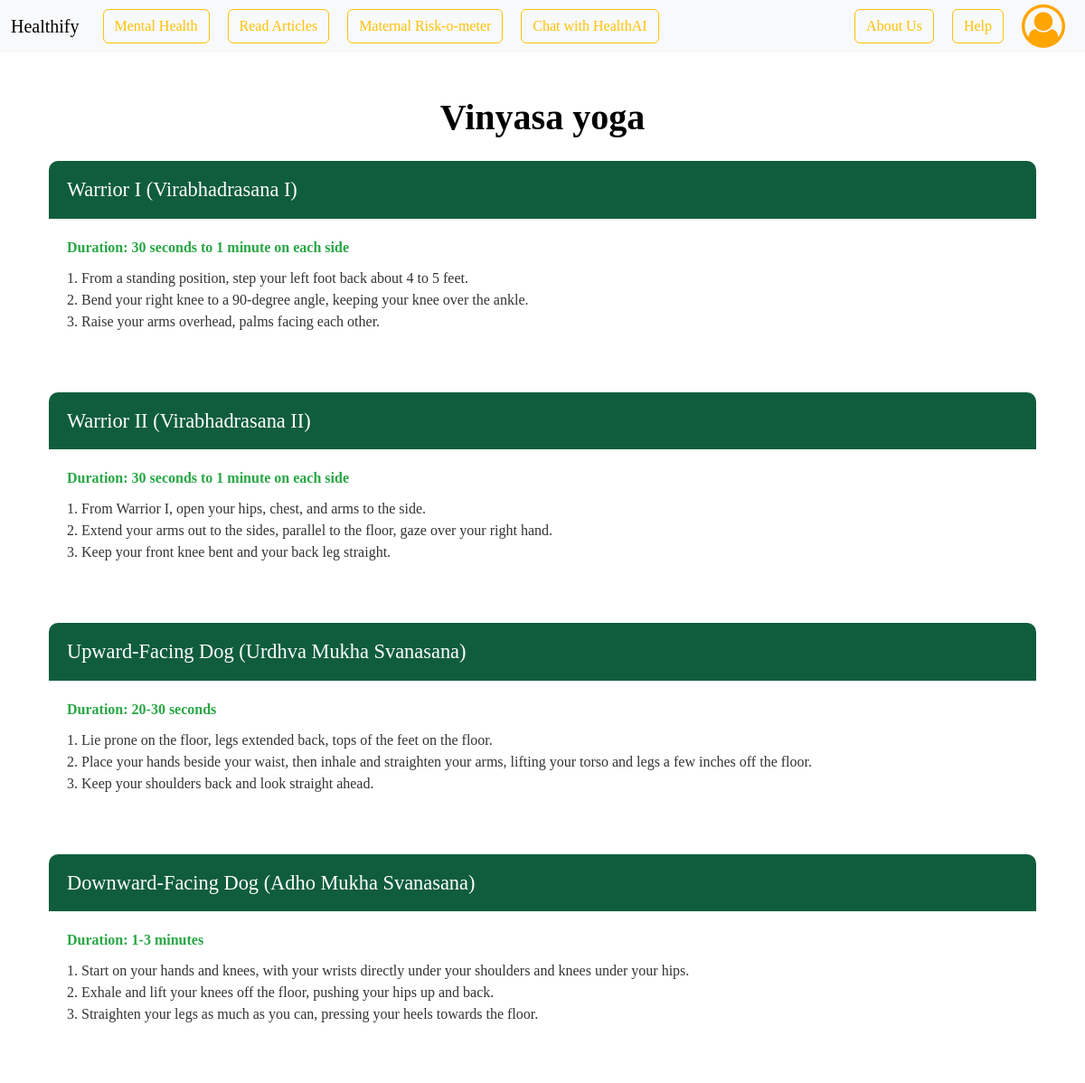
The app's page /seeYogaPose/2 (signed in) with its own data.
### models.py (models this page shows)
class Yoga(db.Model):
    __tablename__ = 'Yoga'
    id = db.Column(db.Integer, primary_key = True)
    name = db.Column(db.String(40), nullable = False)
    imagepath = db.Column(db.String(120), nullable = False)
    description = db.Column(db.String(120), nullable = False)

class yogaPoses(db.Model):
    __tablename__ = 'yogaPoses'
    id = db.Column(db.Integer, primary_key = True)
    posename = db.Column(db.String(30), nullable = False)
    duration = db.Column(db.String(30), nullable = False)
    steps = db.Column(db.String(200), nullable = True)
    yoga_id = db.Column(db.Integer, db.ForeignKey('Yoga.id'), nullable = False)

### routes.py (the view)
@app.route("/seeYogaPose/<int:sid>")
@auth_required
def seeYogaPose(sid):
    user = User.query.get(session["user_id"])
    discipline = Yoga.query.get(sid)
    poses = yogaPoses.query.filter_by(yoga_id= sid).all()
    img = "../static/icons/bg32.jpg"
    return render_template("poses.html", poses = poses, user = user, discipline = discipline, img = img)

### routes.py (called while the page is built)
def auth_required(func):
    @wraps(func)
    def inner(*args, **kwargs):
        if "user_id" not in session:
            flash("Login required.", 'danger')
            return redirect(url_for("login"))
        return func(*args, **kwargs)
    return inner

### templates/poses.html (shortened to what this page needs)
{% extends 'layout.html' %}
{% block content %}
<body>
<div class="container mt-5">
    <h1 class="text-center mb-4" style="color: black"><strong>{{discipline.name}}</strong></h1>
    {% for pose in poses %}
        <div class="card pose-card">
            <div class="pose-header">{{ pose.posename }}</div>
            <div class="pose-body">
                <p class="pose-duration">Duration: {{ pose.duration }}</p>
                <p class="pose-steps">{{ pose.steps }}</p>
            </div>
        </div>
    {% endfor %}
</div>
</body>
{% endblock %}

### templates/layout.html (style rules this page uses)
body { margin: 0; padding: 0; font-family: 'Balsamiq Sans', 'cursive'; background-color: #454f58; background: center/cover no-repeat url('../static/icons/bg6.jpg'); background-repeat: no-repeat; color: black; }

### records on screen
Yoga: name "Vinyasa yoga"
yogaPoses: posename "Warrior I (Virabhadrasana I)", duration "30 seconds to 1 minute on each side", steps "1. From a standing position, step your left foot back about 4 to 5 feet. 2. Bend your right knee to a 90-degree angle, keeping your knee over the ankle. 3. Raise your arms overhead, palms facing each other."
yogaPoses: posename "Warrior II (Virabhadrasana II)", duration "30 seconds to 1 minute on each side", steps "1. From Warrior I, open your hips, chest, and arms to the side. 2. Extend your arms out to the sides, parallel to the floor, gaze over your right hand. 3. Keep your front knee bent and your back leg straight."
yogaPoses: posename "Upward-Facing Dog (Urdhva Mukha Svanasana)", duration "20-30 seconds", steps "1. Lie prone on the floor, legs extended back, tops of the feet on the floor. 2. Place your hands beside your waist, then inhale and straighten your arms, lifting your torso and legs a few inches off the floor. 3. Keep your shoulders back and look straight ahead."
yogaPoses: posename "Downward-Facing Dog (Adho Mukha Svanasana)", duration "1-3 minutes", steps "1. Start on your hands and knees, with your wrists directly under your shoulders and knees under your hips. 2. Exhale and lift your knees off the floor, pushing your hips up and back. 3. Straighten your legs as much as you can, pressing your heels towards the floor."
